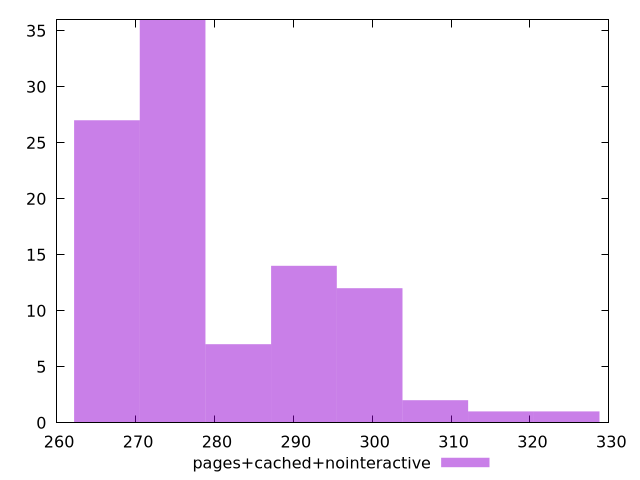

The gnuplot source for this figure:
$_pagesCachedNointeractive <<EOF
299.6746968970315 12
266.3775083529169 27
316.3232911690888 1
291.35039976100285 14
274.7018054889455 36
324.64758830511744 1
283.0261026249742 7
307.99899403306017 2
EOF
set key outside below
set terminal pngcairo
set output "report_00004_2020-11-02T20-21-41.718Z/total-blocking-time/pages+cached+nointeractive//raw_hist.png"
set yrange [0:36]
set boxwidth 8.324297136028653
set style fill transparent solid 0.5 noborder
plot $_pagesCachedNointeractive title "pages+cached+nointeractive" with boxes ,
